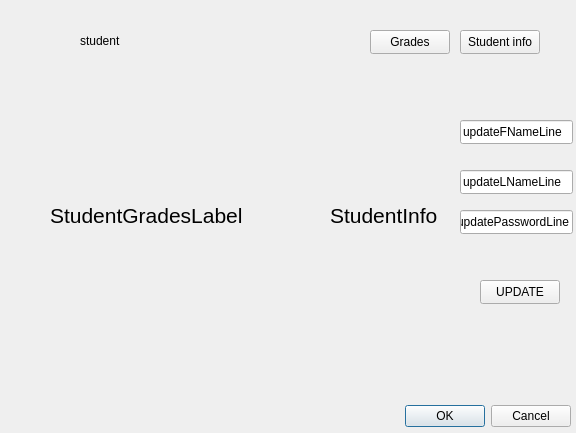
<?xml version="1.0" encoding="UTF-8"?>
<ui version="4.0">
 <class>StudentWindow</class>
 <widget class="QDialog" name="StudentWindow">
  <property name="geometry">
   <rect>
    <x>0</x>
    <y>0</y>
    <width>576</width>
    <height>433</height>
   </rect>
  </property>
  <property name="windowTitle">
   <string>Dialog</string>
  </property>
  <widget class="QDialogButtonBox" name="buttonBox">
   <property name="geometry">
    <rect>
     <x>230</x>
     <y>400</y>
     <width>341</width>
     <height>32</height>
    </rect>
   </property>
   <property name="orientation">
    <enum>Qt::Horizontal</enum>
   </property>
   <property name="standardButtons">
    <set>QDialogButtonBox::Cancel|QDialogButtonBox::Ok</set>
   </property>
  </widget>
  <widget class="QLabel" name="idStudentLabel">
   <property name="geometry">
    <rect>
     <x>80</x>
     <y>10</y>
     <width>181</width>
     <height>61</height>
    </rect>
   </property>
   <property name="text">
    <string>student</string>
   </property>
  </widget>
  <widget class="QPushButton" name="gradeButton">
   <property name="geometry">
    <rect>
     <x>370</x>
     <y>30</y>
     <width>80</width>
     <height>24</height>
    </rect>
   </property>
   <property name="text">
    <string>Grades</string>
   </property>
  </widget>
  <widget class="QPushButton" name="studentInfoButton">
   <property name="geometry">
    <rect>
     <x>460</x>
     <y>30</y>
     <width>80</width>
     <height>24</height>
    </rect>
   </property>
   <property name="text">
    <string>Student info</string>
   </property>
  </widget>
  <widget class="QLabel" name="gradeLabel">
   <property name="geometry">
    <rect>
     <x>50</x>
     <y>80</y>
     <width>201</width>
     <height>271</height>
    </rect>
   </property>
   <property name="text">
    <string>&lt;html&gt;&lt;head/&gt;&lt;body&gt;&lt;p&gt;&lt;span style=&quot; font-size:16pt;&quot;&gt;StudentGradesLabel&lt;/span&gt;&lt;/p&gt;&lt;/body&gt;&lt;/html&gt;</string>
   </property>
  </widget>
  <widget class="QLabel" name="studentInfoLabel">
   <property name="geometry">
    <rect>
     <x>330</x>
     <y>80</y>
     <width>201</width>
     <height>271</height>
    </rect>
   </property>
   <property name="text">
    <string>&lt;html&gt;&lt;head/&gt;&lt;body&gt;&lt;p&gt;&lt;span style=&quot; font-size:16pt;&quot;&gt;StudentInfo&lt;/span&gt;&lt;/p&gt;&lt;/body&gt;&lt;/html&gt;</string>
   </property>
  </widget>
  <widget class="QPushButton" name="updateInfoButton">
   <property name="geometry">
    <rect>
     <x>480</x>
     <y>280</y>
     <width>80</width>
     <height>24</height>
    </rect>
   </property>
   <property name="text">
    <string>UPDATE</string>
   </property>
  </widget>
  <widget class="QLineEdit" name="lineEdit">
   <property name="geometry">
    <rect>
     <x>460</x>
     <y>120</y>
     <width>113</width>
     <height>24</height>
    </rect>
   </property>
   <property name="text">
    <string>updateFNameLine</string>
   </property>
  </widget>
  <widget class="QLineEdit" name="lineEdit_2">
   <property name="geometry">
    <rect>
     <x>460</x>
     <y>170</y>
     <width>113</width>
     <height>24</height>
    </rect>
   </property>
   <property name="text">
    <string>updateLNameLine</string>
   </property>
  </widget>
  <widget class="QLineEdit" name="lineEdit_3">
   <property name="geometry">
    <rect>
     <x>460</x>
     <y>210</y>
     <width>113</width>
     <height>24</height>
    </rect>
   </property>
   <property name="text">
    <string>updatePasswordLine</string>
   </property>
  </widget>
 </widget>
 <resources/>
 <connections>
  <connection>
   <sender>buttonBox</sender>
   <signal>accepted()</signal>
   <receiver>StudentWindow</receiver>
   <slot>accept()</slot>
   <hints>
    <hint type="sourcelabel">
     <x>248</x>
     <y>254</y>
    </hint>
    <hint type="destinationlabel">
     <x>157</x>
     <y>274</y>
    </hint>
   </hints>
  </connection>
  <connection>
   <sender>buttonBox</sender>
   <signal>rejected()</signal>
   <receiver>StudentWindow</receiver>
   <slot>reject()</slot>
   <hints>
    <hint type="sourcelabel">
     <x>316</x>
     <y>260</y>
    </hint>
    <hint type="destinationlabel">
     <x>286</x>
     <y>274</y>
    </hint>
   </hints>
  </connection>
 </connections>
</ui>
